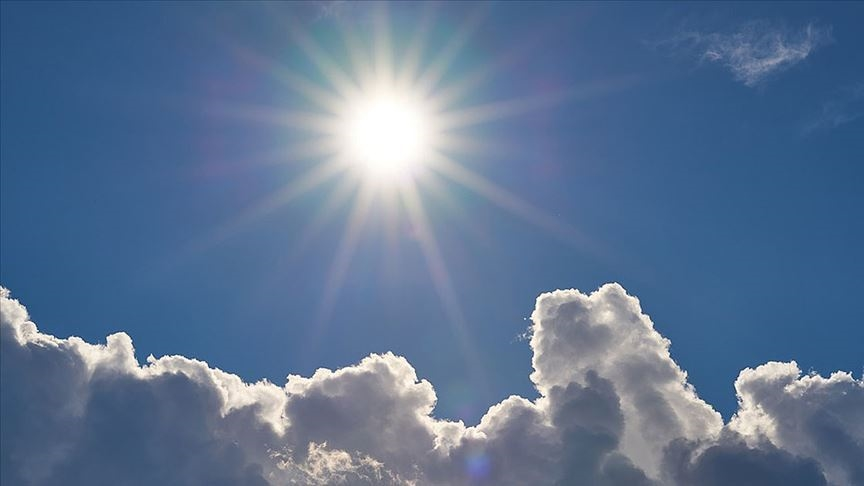
#> input picture Hafta3/gunes.jpg, 864 x 486 px
$ python odev.py
#> lines starting #> are read from the running program, lines starting #| are printed output that depends on the picture
import cv2
import numpy as np
import matplotlib.pyplot as plt

# 1. Görüntüleri yükle
a = cv2.imread('gunes.jpg', cv2.IMREAD_GRAYSCALE)
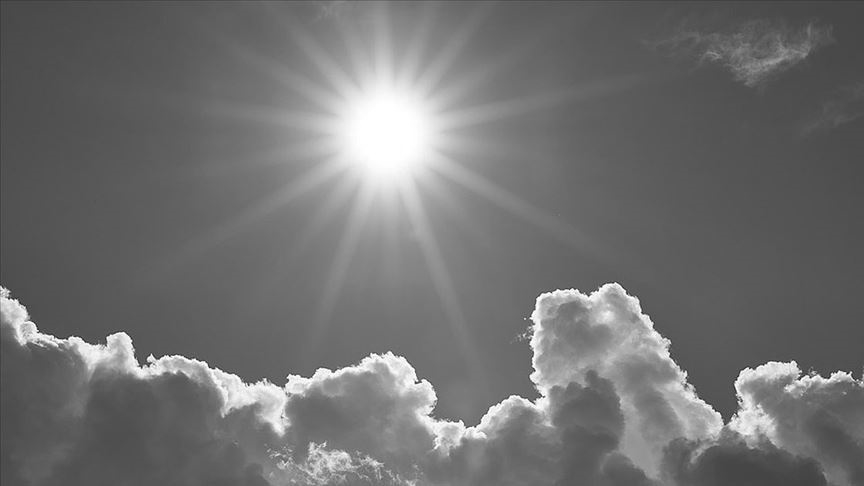
#> a: shape (486, 864); min 14, max 255, mean 113
b = cv2.imread('cicek.jpg', cv2.IMREAD_GRAYSCALE)
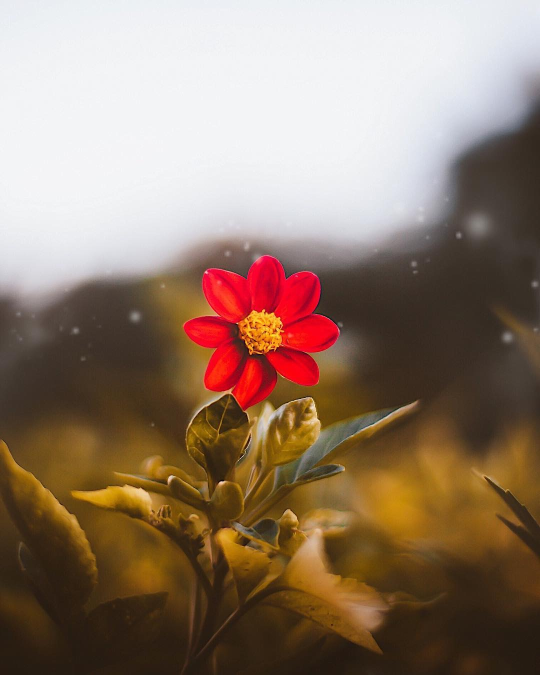
#> input picture Hafta3/cicek.jpg, 1080 x 1350 px (shown at 1/2 size)
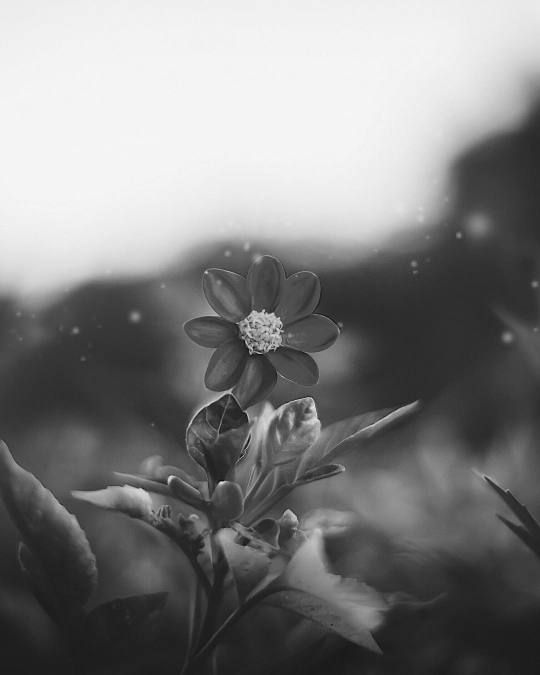
#> b: shape (1350, 1080) (shown at 1/2 size); min 0, max 248, mean 128.3

if a is None or b is None:
    raise FileNotFoundError("Lütfen 'gunes.jpg' ve 'cicek.jpg' aynı klasöre ekleyin.")

# Aynı boyutta değilse boyutlarını eşitle
a = cv2.resize(a, (256, 256))
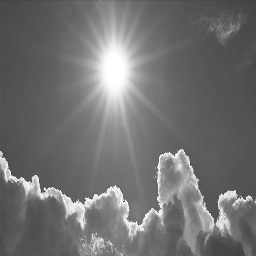
#> a: shape (256, 256); min 55, max 255, mean 112.9
b = cv2.resize(b, (256, 256))
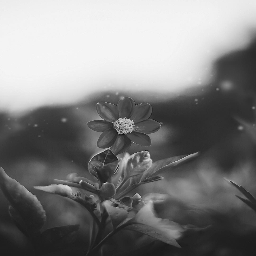
#> b: shape (256, 256); min 15, max 247, mean 128.2

# 2. Görüntüleri topla
ab_sum = cv2.addWeighted(a, 0.8, b, 0.2, 0)  # normalize edilmiş toplama
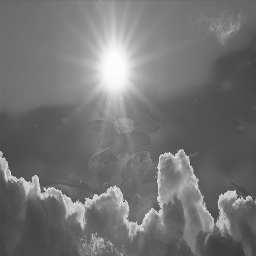
#> ab_sum: shape (256, 256); min 58, max 253, mean 116

# 3. Doğrusal filtre (Gaussian) uygula
gauss_ab = cv2.GaussianBlur(ab_sum, (5,5), 1)   # (a+b)'ye filtre

gauss_a = cv2.GaussianBlur(a, (5,5), 1)         # a'ya filtre
gauss_b = cv2.GaussianBlur(b, (5,5), 1)         # b'ye filtre
gauss_sum = cv2.addWeighted(gauss_a, 0.5, gauss_b, 0.5, 0)  # filtreli görüntülerin toplamı
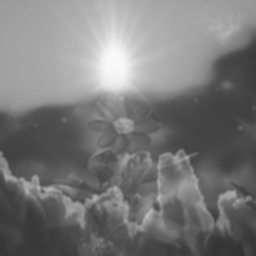
#> gauss_sum: shape (256, 256); min 50, max 250, mean 120.6

# 4. Görselleri 3x3 olarak göster
plt.figure(figsize=(14,10))

# Satır 1: a görüntüsü b görüntüsü a+b görüntüsü
plt.subplot(3,3,1)
plt.title("A Görüntüsü")
plt.imshow(a, cmap='gray')
plt.axis('off')

plt.subplot(3,3,2)
plt.title("B Görüntüsü")
plt.imshow(b, cmap='gray')
plt.axis('off')

plt.subplot(3,3,3)
plt.title("A + B (Toplam)")
plt.imshow(ab_sum, cmap='gray')
plt.axis('off')

# Satır 2: a filtreli b filtreli
plt.subplot(3,3,4)
plt.title("A Filtreli")
plt.imshow(gauss_a, cmap='gray')
plt.axis('off')

plt.subplot(3,3,5)
plt.title("B Filtreli")
plt.imshow(gauss_b, cmap='gray')
plt.axis('off')

# Satır 3: a filtreli+b filtreli toplamı ile (a+b) toplamına filtre
plt.subplot(3,3,7)
plt.title("A Filtreli + B Filtreli Toplamı")
plt.imshow(gauss_sum, cmap='gray')
plt.axis('off')

plt.subplot(3,3,8)
plt.title("(A + B)'ye Filtre")
plt.imshow(gauss_ab, cmap='gray')
plt.axis('off')

plt.tight_layout()
plt.show()

# 5. Açıklama
# Bu deneyde Gaussian (doğrusal) filtre kullanıldığı için
# (A + B)'ye uygulanan filtre ≈ A'ya filtre + B'ye filtre sonucu verir.
# Bu özellik doğrusal filtrelerin "toplanabilirlik" (additivity) özelliğini gösterir.
